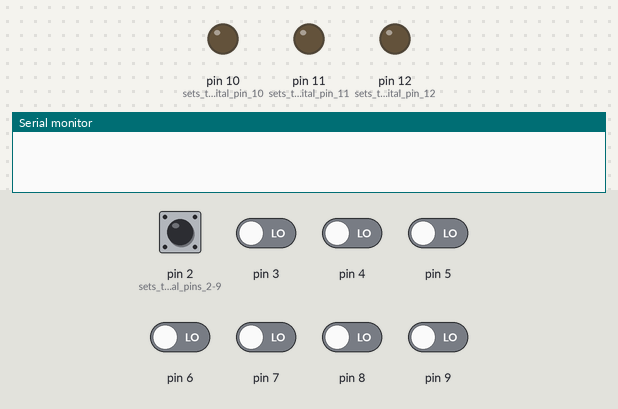
The sketch below on a simulated Arduino Uno, built with avr-gcc and run on an emulated ATmega328P. On the bench: output pins drawn as LEDs (lit = HIGH), the last lines printed to the serial monitor. The inputs (shaded band) are chosen by the test bench; at power-on: pin 2 (sets_the_digital_pins_2-9), pin 3–9 LOW.

Above: at 0.05 s.
At 0.15 s:
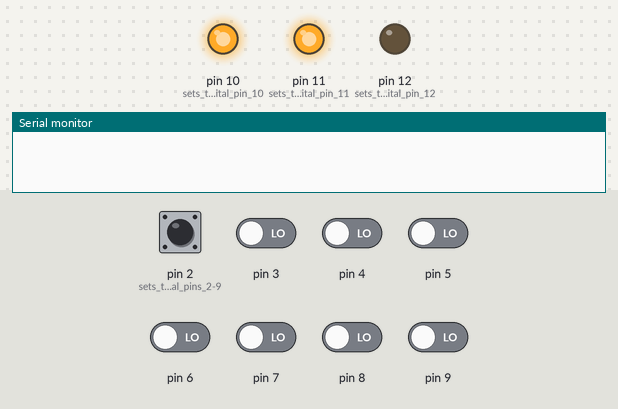
At 0.75 s:
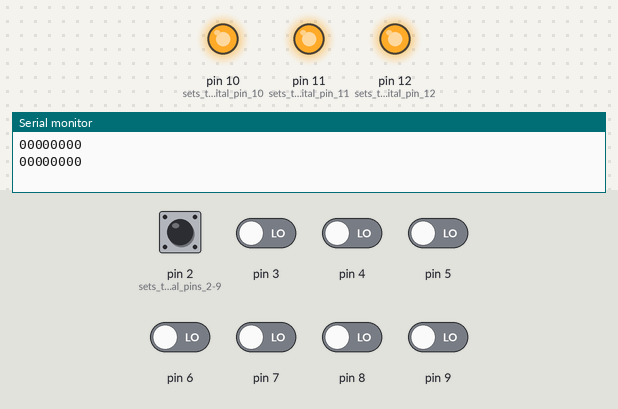
At 1.45 s:
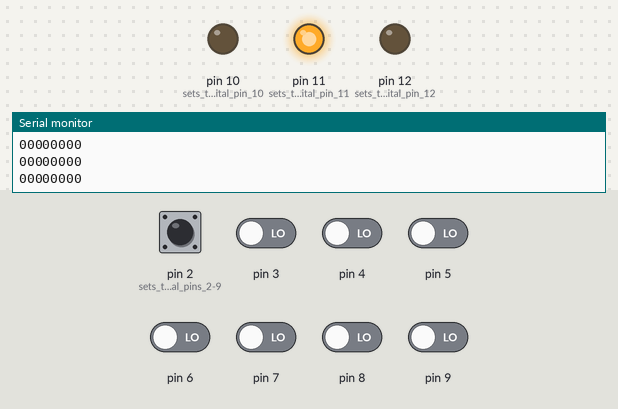
At 2.85 s:
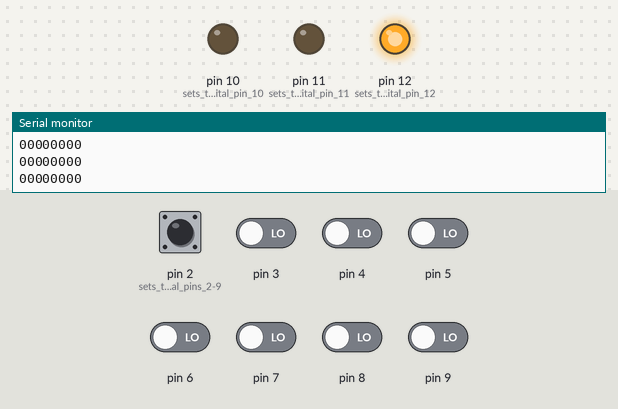
Timing chart, 0 to 3.1 s (numbered marks = the images above):
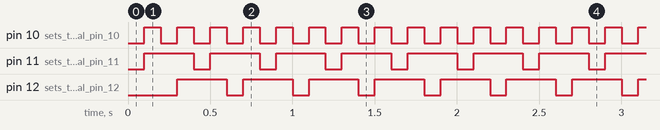

Measured:
- by itself, pin 10 (sets_the_digital_pin_10): alternates HIGH for 0.10 s and LOW for 0.10 s
- by itself, pin 11 (sets_the_digital_pin_11), pin 12 (sets_the_digital_pin_12): alternates HIGH for 0.30 s and LOW for 0.10 s

The sketch:

arduino_ADC_TI_0804_Test.ino
```cpp
void setup() {

  Serial.begin(9600);

  pinMode(2, INPUT);          // sets the digital pins 2-9 (D-BUS) as inputs
  pinMode(3, INPUT);
  pinMode(4, INPUT);
  pinMode(5, INPUT);
  pinMode(6, INPUT);
  pinMode(7, INPUT);
  pinMode(8, INPUT);
  pinMode(9, INPUT);

  pinMode(10, OUTPUT);        // sets the digital pin 10 (CS) as output
  pinMode(11, OUTPUT);        // sets the digital pin 11 (WR) as output
  pinMode(12, OUTPUT);        // sets the digital pin 12 (RD) as output
  pinMode(13, INPUT);         // sets the digital pin 13 (INT) as input

}

void loop() {

  digitalWrite(10, LOW);          // sets CS LOW
  digitalWrite(11, LOW);          // sets WR LOW
  delay(100);                     // waits for 0.1 seconds

  digitalWrite(10, HIGH);         // sets CS HIGH
  digitalWrite(11, HIGH);         // sets WR HIGH
  digitalWrite(13, LOW);          // sets INT LOW
  delay(100);                     // waits for 0.1 seconds

  digitalWrite(10, LOW);          // sets CS LOW
  digitalWrite(12, LOW);          // sets RD LOW

  (digitalRead(2)) ? Serial.print("1") : Serial.print("0");
  (digitalRead(3)) ? Serial.print("1") : Serial.print("0");
  (digitalRead(4)) ? Serial.print("1") : Serial.print("0");
  (digitalRead(5)) ? Serial.print("1") : Serial.print("0");
  (digitalRead(6)) ? Serial.print("1") : Serial.print("0");
  (digitalRead(7)) ? Serial.print("1") : Serial.print("0");
  (digitalRead(8)) ? Serial.print("1") : Serial.print("0");
  (digitalRead(9)) ? Serial.print("1") : Serial.print("0");
  Serial.print("\n\r");
  delay(100);                     // waits for 0.1 seconds

  digitalWrite(10, HIGH);         // sets CS HIGH
  digitalWrite(12, HIGH);         // sets RD HIGH
  digitalWrite(13, HIGH);         // sets INT HIGH
  delay(100);                     // waits for 0.1 seconds
}
```
